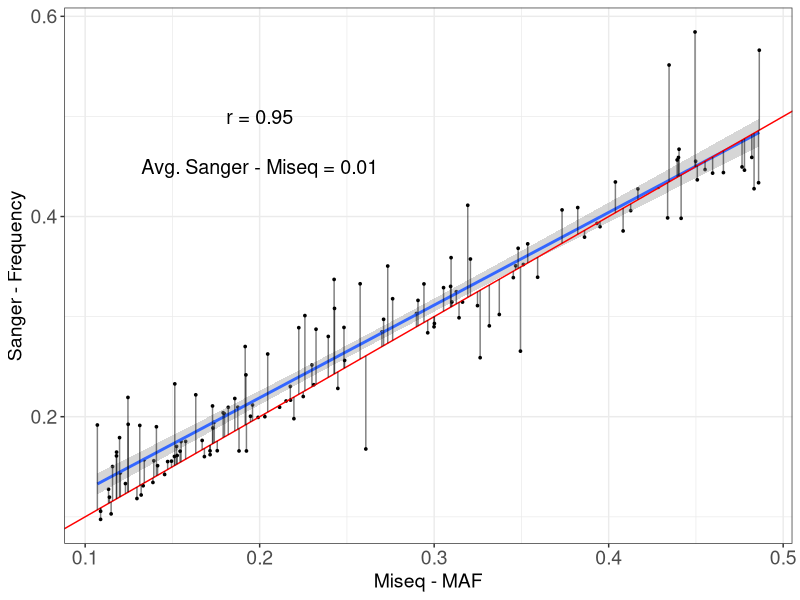

Here is the R script that generated this plot:
## ---- chunk 1
library(ggplot2)
library(data.table)
library(here)

## ---- chunk 2

sanger<-read.table(here("Data_files/sanger_miseq_comparison.txt"),
                   header=T,
                   sep="\t")
## ---- chunk 3
#calculate correlation b/w sanger and miseq frequency
f.cor<-with(sanger,cor(maf,adjusted_sanger_f))
#calculate average error between sanger and miseq frequency
f.error<-with(sanger,median(maf-adjusted_sanger_f))

cor.plt<-ggplot(sanger,aes(maf,adjusted_sanger_f))+
  geom_point(size=0.6)+
  stat_smooth(method="lm",se=T)+
  geom_abline(intercept=0,slope=1,color="red")+
  theme_bw()+
  labs(x="Miseq - MAF",y="Sanger - Frequency")+
  annotate(geom="text",x=0.2,y=0.5,label="r = 0.95",size=5)+
  annotate(geom="text",x=0.2,y=0.45,label="Avg. Sanger - Miseq = 0.01",size=5)+
  theme(axis.title=element_text(size=14),axis.text=element_text(size=14))+
  geom_segment(aes(x=maf,xend=maf,y=maf,yend=adjusted_sanger_f),alpha=0.5)

cor.plt


